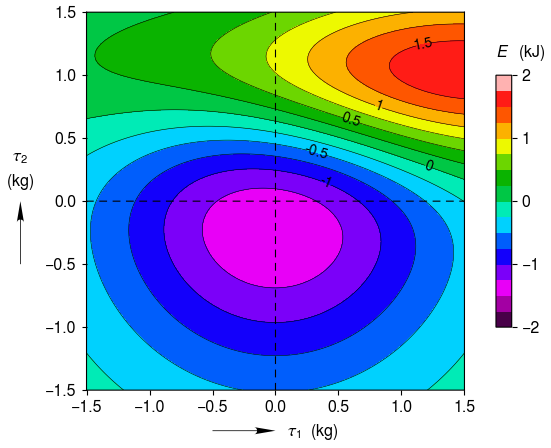

This figure's Python source:
# -*- coding: utf-8 -*-
"""
Created on Sat Apr 18 17:36:03 2015

@author: Ben
"""
import clearplot.plot_functions as pf
import numpy as np
import matplotlib.mlab as mlab

delta = 0.025
x1d = np.arange(-1.5, 1.5 + delta/100, delta)
y1d = np.arange(-1.5, 1.5 + delta/100, delta)
x, y = np.meshgrid(x1d, y1d)
z1 = mlab.bivariate_normal(x, y, 1.0, 1.0, 0.0, 0.0)
z2 = mlab.bivariate_normal(x, y, 1.5, 0.5, 1, 1)
z = 10.0 * (z2 - z1)

pf.plot_contours('contour_plot-filled.png', x, y, z, ['\tau_1', 'kg'], \
    ['\tau_2', 'kg'], x_tick = 0.5, y_tick = 0.5, c_label = ['E', 'kJ']);
